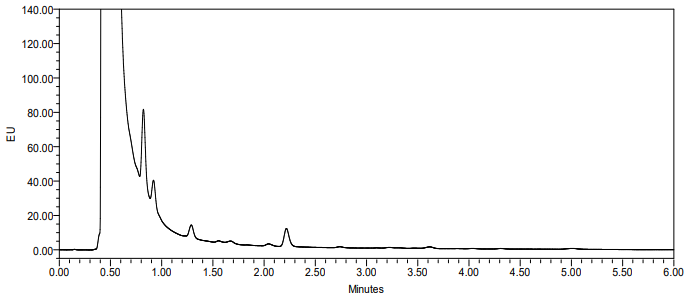
#> input picture 1.png, 688 x 295 px, found by its file name
$ python AutoPrintModeChoice.py
#> lines starting #> are read from the running program, lines starting #| are printed output that depends on the picture
from PIL import Image


def is_color_image(url):
#> called with url = '.\\1.png'
    img = Image.open(url)
#> img is the input picture: PIL image 688x295 RGBA; mean R, G, B, A 248.6, 248.6, 248.6, 255
    im = img.resize((200, 200))
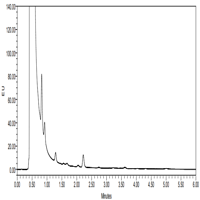
#> im: PIL image 200x200 RGBA; mean R, G, B, A 248.3, 248.3, 248.3, 255
    im.save(url + ".png", format='png')
    pix = im.convert('RGB')
    width = im.size[0]
#> width = 200
    height = im.size[1]
#> height = 200
    oimage_color_type = "Grey Image"
    is_color = []
    total = 0
    colorCnt = 0
    for x in range(width):
        for y in range(height):
            r, g, b = pix.getpixel((x, y))
            r = int(r)
            g = int(g)
            b = int(b)
            if (r == g) and (g == b):
                pass
            elif abs(r - g) < 20 and abs(g - b) < 20 and abs(r - b) < 20:
                pass
            else:
                colorCnt = colorCnt + 1
                # print(r,g,b)
                oimage_color_type = 'Color Image'
            total = total + 1
#> after the loop, colorCnt = 147; total = 40000
    print("The rate is", colorCnt, total, colorCnt / total)
#| The rate is 147 40000 0.003675
    return oimage_color_type


print(is_color_image(".\\1.png"))
